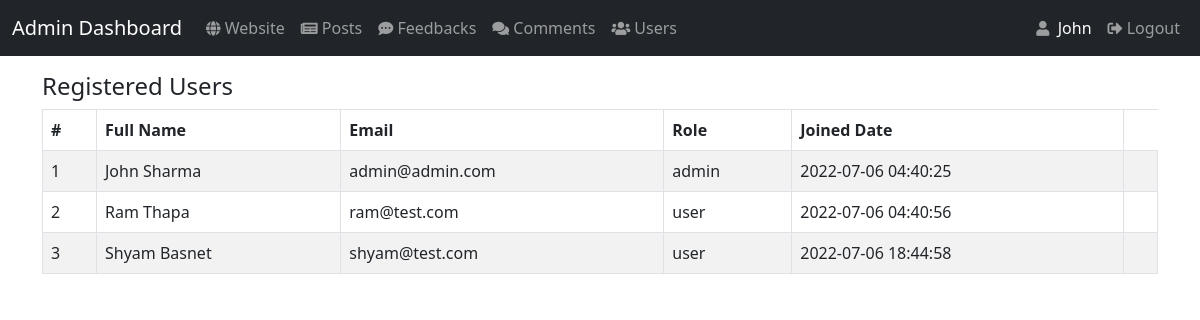
/admin/user.php (signed in), run on an earlier commit of the app's database.
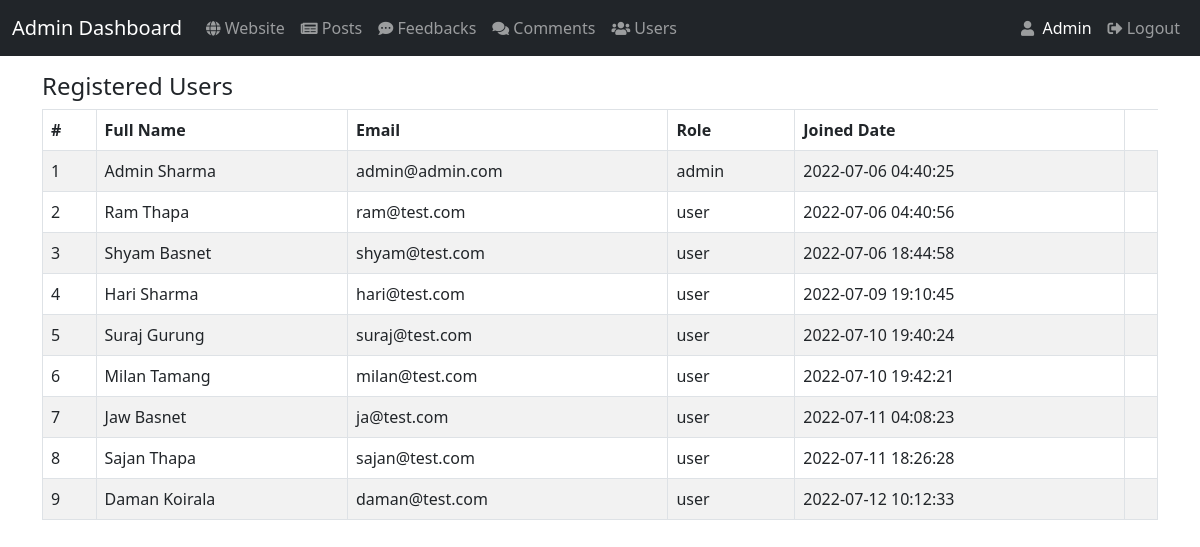
And on a later commit of the database.
### tables this page shows
CREATE TABLE `user` (
  `user_id` int(11) NOT NULL,
  `user_fname` varchar(150) NOT NULL,
  `user_lname` varchar(150) NOT NULL,
  `user_email` varchar(200) NOT NULL,
  `user_pwd` varchar(60) NOT NULL,
  `user_role` varchar(50) DEFAULT NULL,
  `created_date` datetime DEFAULT NULL
);

### admin/user.php (the view, shortened to what this page needs)
<?php
    require_once "../config/db_config.php";
    include 'admin-includes/header-ad.php';
    $sql = "SELECT * FROM user";
?>
<div class="wrapper">
    <div class="container">
        <div class="row">
        </div>
        <div class="row">
            <div class="col-sm-6">
                <h4>Registered Users </h4>
            </div>
        </div>
        <?php
        if($result = mysqli_query($conn, $sql)){
            if(mysqli_num_rows($result) > 0){
                echo '<table class="table table-bordered table-striped table-responsive">';
                    echo "<thead>";
                        echo "<tr>";
                            echo "<th>#</th>";
                            echo "<th>Full Name</th>";
                            echo "<th>Email</th>";
                            echo "<th>Role</th>";
                            echo "<th>Joined Date</th>";
                        echo "</tr>";
                    echo "</thead>";
                    echo "<tbody>";
                    $counter = 1;
                    while($row = mysqli_fetch_array($result)){
                        echo "<tr>";
                            echo "<td>" . $counter . "</td>";
                            echo "<td>" . $row['user_fname']." ".$row['user_lname']  . "</td>";
                            echo "<td>" . $row['user_email'] . "</td>";
                            echo "<td>" . $row['user_role'] . "</td>";
                            echo "<td>" . $row['created_date'] . "</td>";
                            echo "<td>";
                            echo "</td>";
                        echo "</tr>";
                        $counter = $counter + 1;
                    }
                    echo "</tbody>";
                echo "</table>";
            } else{
                echo '<div class="alert alert-danger"><em>No records were found.</em></div>';
            }
        } else{
            echo "Oops! Something went wrong. Please try again later.";
        }
        ?>
    </div>
</div>
<?php
    include 'admin-includes/footer-ad.php';
?>

### admin/admin-includes/header-ad.php (shortened to what this page needs)
<!DOCTYPE html>
<html lang="en">
<head>
    <link rel="stylesheet" href="../css/bootstrap.min.css">
    <link rel="stylesheet" href="../css/all.min.css">
    <link rel="stylesheet" href="../css/fontawesome.min.css">
</head>
<body>
    <nav class="navbar navbar-expand-lg navbar-dark bg-dark">
        <div class="container-fluid">
            <a class="navbar-brand" href="index.php">Admin Dashboard</a>
            <div class="collapse navbar-collapse" id="navbarNavAltMarkup">
                <div class="navbar-nav">
                    <a class="nav-link" href="../index.php"><i class="fas fa-globe" style="font-size: 15px; padding-bottom:-5px; color:#9b9d9e;"></i>&nbsp;Website</a>
                    <a class="nav-link" href="index.php"><i class="fas fa-newspaper" style="font-size: 15px; padding-bottom:-5px; color:#9b9d9e;"></i>&nbsp;Posts</a>
                    <a class="nav-link" href="feedback.php"><i class="fas fa-comment-dots" style="font-size: 15px; padding-bottom:-5px; color:#9b9d9e;"></i>&nbsp;Feedbacks</a>
                    <a class="nav-link" href="comment.php"><i class="fas fa-comments" style="font-size: 15px; padding-bottom:-5px; color:#9b9d9e;"></i>&nbsp;Comments</a>
                    <a class="nav-link" href="user.php"><i class="fas fa-users" style="font-size: 15px; padding-bottom:-5px; color:#9b9d9e;"></i>&nbsp;Users</a>
                </div>
                <div class="navbar-nav ms-auto">
                    <a class="nav-link active" href="#"><?php
                            if(isset($_SESSION["username"])){
                                echo '<i class="fas fa-user" style="font-size: 15px; padding-bottom:-5px; color:#9b9d9e;"></i>&nbsp; '. $_SESSION["username"];
                            }
                        ?></a>
                    <a class="nav-link" href="../includes/logout.inc.php"><i class="fas fa-sign-out-alt" style="font-size: 15px; padding-bottom:-5px; color:#9b9d9e;"></i>&nbsp;Logout</a>
                </div>
            </div>
        </div>
    </nav>

What changed in the data, as far as the page shows it:
changed user "admin@admin.com": user_fname "John" → "Admin"
added user: user_fname "Hari", user_lname "Sharma", user_email "hari@test.com", user_role "user", created_date "2022-07-09 19:10:45"
added user: user_fname "Suraj", user_lname "Gurung", user_email "suraj@test.com", user_role "user", created_date "2022-07-10 19:40:24"
added user: user_fname "Milan", user_lname "Tamang", user_email "milan@test.com", user_role "user", created_date "2022-07-10 19:42:21"
added user: user_fname "Jaw", user_lname "Basnet", user_email "ja@test.com", user_role "user", created_date "2022-07-11 04:08:23"
added user: user_fname "Sajan", user_lname "Thapa", user_email "sajan@test.com", user_role "user", created_date "2022-07-11 18:26:28"
added user: user_fname "Daman", user_lname "Koirala", user_email "daman@test.com", user_role "user", created_date "2022-07-12 10:12:33"
Also different on the page:
$_SESSION["username"]: "John" → "Admin"
